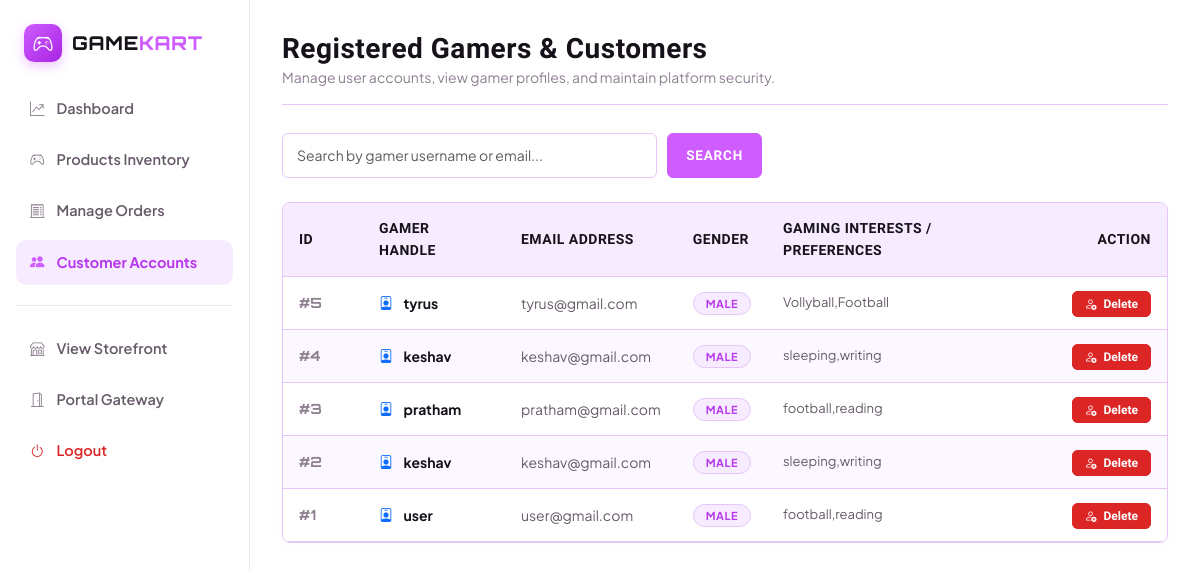
The page /users.php on the database its author committed.
### tables this page shows
CREATE TABLE IF NOT EXISTS `tbluser` (
  `userid` int(11) NOT NULL AUTO_INCREMENT,
  `username` varchar(50) NOT NULL,
  `password` varchar(50) NOT NULL,
  `email` varchar(50) NOT NULL,
  `gender` varchar(50) NOT NULL,
  `hobbies` varchar(50) NOT NULL,
  PRIMARY KEY (`userid`)
);

### users.php (the view, shortened to what this page needs)
<?php
include_once("conn.php");
$search = isset($_GET['txtsname']) ? trim(mysqli_real_escape_string($con, $_GET['txtsname'])) : '';
if (!empty($search)) {
    $res = mysqli_query($con, "SELECT * FROM tbluser WHERE username LIKE '%$search%' OR email LIKE '%$search%' ORDER BY userid DESC");
} else {
    $res = mysqli_query($con, "SELECT * FROM tbluser ORDER BY userid DESC");
}
?>
<!DOCTYPE html>
<html lang="en">
<head>
    <?php include("topscript.php"); ?>
</head>
<body>
<div class="admin-layout">
    <aside class="admin-sidebar" style="width: 250px; background: #FFFFFF; border-right: 1px solid #F0E6F6; padding: 24px 16px;">
        <div>
            <a href="dashboard.php" class="sidebar-brand-wrap" style="display: flex; align-items: center; gap: 10px; padding: 0 8px 24px; text-decoration: none;">
                <div class="brand-logo-icon" style="width: 38px; height: 38px; border-radius: 10px; background: linear-gradient(135deg, #CE5CFF 0%, #A824E3 100%); display: flex; align-items: center; justify-content: center; color: #FFFFFF; font-size: 20px; box-shadow: 0 4px 12px rgba(206, 92, 255, 0.35);">
                    <i class="bi bi-controller"></i>
                </div>
                <div class="brand-text" style="font-family: var(--font-logo); font-size: 19px; font-weight: 800; letter-spacing: 0.8px; color: #17121A;">
                    GAME<span style="color: #CE5CFF;">KART</span>
                </div>
            </a>
            <ul class="admin-nav-list" style="list-style: none; padding: 0; margin: 0; display: flex; flex-direction: column; gap: 6px;">
                <li><a href="dashboard.php" class="sidebar-item" style="display: flex; align-items: center; gap: 12px; padding: 11px 14px; border-radius: 10px; font-size: 14.5px; font-weight: 600; color: #665A68; text-decoration: none;"><i class="bi bi-graph-up-arrow" style="color: #8E7F91;"></i> <span>Dashboard</span></a></li>
                <li><a href="products.php" class="sidebar-item" style="display: flex; align-items: center; gap: 12px; padding: 11px 14px; border-radius: 10px; font-size: 14.5px; font-weight: 600; color: #665A68; text-decoration: none;"><i class="bi bi-controller" style="color: #8E7F91;"></i> <span>Products Inventory</span></a></li>
                <li><a href="aorder.php" class="sidebar-item" style="display: flex; align-items: center; gap: 12px; padding: 11px 14px; border-radius: 10px; font-size: 14.5px; font-weight: 600; color: #665A68; text-decoration: none;"><i class="bi bi-receipt-cutoff" style="color: #8E7F91;"></i> <span>Manage Orders</span></a></li>
                <li><a href="users.php" class="sidebar-item active" style="display: flex; align-items: center; gap: 12px; padding: 11px 14px; border-radius: 10px; font-size: 14.5px; font-weight: 700; background: #F6EBFF; color: #B838EE; text-decoration: none;"><i class="bi bi-people-fill" style="color: #CE5CFF;"></i> <span>Customer Accounts</span></a></li>
                <div style="height: 1px; background: #F0E6F6; margin: 14px 0;"></div>
                <li><a href="chome.php" target="_blank" class="sidebar-item" style="display: flex; align-items: center; gap: 12px; padding: 11px 14px; border-radius: 10px; font-size: 14.5px; font-weight: 600; color: #665A68; text-decoration: none;"><i class="bi bi-shop" style="color: #8E7F91;"></i> <span>View Storefront</span></a></li>
                <li><a href="index.php" class="sidebar-item" style="display: flex; align-items: center; gap: 12px; padding: 11px 14px; border-radius: 10px; font-size: 14.5px; font-weight: 600; color: #665A68; text-decoration: none;"><i class="bi bi-door-open" style="color: #8E7F91;"></i> <span>Portal Gateway</span></a></li>
                <li><a href="logout.php" class="sidebar-item" style="display: flex; align-items: center; gap: 12px; padding: 11px 14px; border-radius: 10px; font-size: 14.5px; font-weight: 600; color: #DC2626; text-decoration: none;"><i class="bi bi-power" style="color: #DC2626;"></i> <span>Logout</span></a></li>
            </ul>
        </div>
    </aside>
    <main class="admin-main">
        <div class="admin-header">
            <div>
                <h1 style="font-size: 28px; margin: 0;">Registered Gamers & Customers</h1>
                <p style="color: var(--theme-muted); margin: 0; font-size: 14px;">Manage user accounts, view gamer profiles, and maintain platform security.</p>
            </div>
        </div>
        <div style="margin-bottom: 24px; max-width: 480px;">
            <form method="get" action="users.php" style="display: flex; gap: 10px;">
                <input type="text" name="txtsname" class="form-control" placeholder="Search by gamer username or email..." value="<?php echo htmlspecialchars($search); ?>">
                <button type="submit" class="btn-primary" style="padding: 0 18px; font-size: 13.5px;">
                    Search
                </button>
            </form>
        </div>
        <div class="table-container">
            <table class="gamekart-table">
                <thead>
                    <tr>
                        <th style="width: 80px;">ID</th>
                        <th>Gamer Handle</th>
                        <th>Email Address</th>
                        <th>Gender</th>
                        <th>Gaming Interests / Preferences</th>
                        <th style="text-align: right; width: 120px;">Action</th>
                    </tr>
                </thead>
                <tbody>
                    <?php if ($res && mysqli_num_rows($res) > 0): ?>
                        <?php while ($u = mysqli_fetch_assoc($res)): ?>
                            <tr>
                                <td style="font-family: var(--font-logo); font-weight: 700; color: var(--theme-muted);">
                                    #<?php echo $u['userid']; ?>
                                </td>
                                <td style="font-weight: 700; color: var(--theme-ink);">
                                    <i class="bi bi-person-badge text-primary me-2"></i>
                                    <?php echo htmlspecialchars($u['username']); ?>
                                </td>
                                <td>
                                    <?php echo htmlspecialchars($u['email']); ?>
                                </td>
                                <td>
                                    <span class="badge badge-purple" style="font-size: 11px;">
                                        <?php echo htmlspecialchars($u['gender']); ?>
                                    </span>
                                </td>
                                <td style="font-size: 13px; color: var(--theme-text);">
                                    <?php echo htmlspecialchars($u['hobbies'] ?? 'Gaming Gear'); ?>
                                </td>
                                <td style="text-align: right;">
                                    <a href="users.php?deleteid=<?php echo $u['userid']; ?>" class="btn-danger" style="padding: 5px 12px; font-size: 12px;" onclick="return confirm('Permanently delete gamer account <?php echo htmlspecialchars($u['username']); ?>?');">
                                        <i class="bi bi-person-x me-1"></i> Delete
                                    </a>
                                </td>
                            </tr>
                        <?php endwhile; ?>
                    <?php endif; ?>
                </tbody>
            </table>
        </div>
    </main>
</div>
</body>
</html>

### topscript.php (style rules this page uses)
:root { --theme-primary: #CE5CFF; --theme-primary-dark: #B838EE; --theme-primary-rgb: 206, 92, 255; --theme-secondary: #CE5CFF; --theme-accent: #CE5CFF; --theme-light-pink: #F6EBFF; --theme-bg: #FFFFFF; --theme-bg-start: #FFFFFF; --theme-surface: #FCF8FF; --theme-surface-soft: #F6EBFF; --theme-surface-elevated: #FCF8FF; --theme-ink: #17121A; --theme-text: #665A68; --theme-muted: #8E7F91; --theme-white: #FFFFFF; --theme-border: #E5C7F7; --theme-border-accent: #CE5CFF; --theme-danger: #DC2626; --theme-danger-bg: rgba(220, 38, 38, 0.08); --theme-success: #16A34A; --theme-warning: #D97706; --theme-sidebar: #FCF8FF; --theme-sidebar-dark: #FFFFFF; --theme-sidebar-text: #17121A; --theme-sidebar-muted: #665A68; --theme-table-header: #F6EBFF; --theme-footer: #FCF8FF; --theme-footer-text: #665A68; --font-display: "Rajdhani", "Space Grotesk", sans-serif; --font-logo: "Orbitron", sans-serif; --font-body: "Plus Jakarta Sans", -apple-system, BlinkMacSystemFont, "Segoe UI", Roboto, sans-serif; }
* { box-sizing: border-box; }
body { margin: 0; padding: 0; font-family: var(--font-body); background: var(--theme-bg); color: var(--theme-ink); line-height: 1.6; -webkit-font-smoothing: antialiased; }
a { color: var(--theme-primary-dark); text-decoration: none; transition: all 0.2s ease; }
h1, h2, h3, h4, h5, h6, .section-title, .brand-title, .card-title { font-family: var(--font-display); font-weight: 700; letter-spacing: 0.5px; color: var(--theme-ink); margin-top: 0; }
.btn-primary, .btn-theme { display: inline-flex; align-items: center; justify-content: center; gap: 8px; background: var(--theme-primary) !important; color: #FFFFFF !important; border: 1px solid var(--theme-primary) !important; padding: 10px 22px; font-family: var(--font-display); font-size: 15px; font-weight: 700; letter-spacing: 0.8px; text-transform: uppercase; border-radius: 6px; cursor: pointer; text-decoration: none; transition: all 0.2s ease; }
.btn-danger { background: var(--theme-danger) !important; color: #FFFFFF !important; border: 1px solid var(--theme-danger) !important; padding: 8px 16px; border-radius: 6px; font-weight: 600; cursor: pointer; text-decoration: none; font-family: var(--font-display); }
.badge { display: inline-block; padding: 5px 12px; font-size: 12px; font-weight: 700; border-radius: 20px; text-transform: uppercase; letter-spacing: 0.5px; }
.badge-purple { background: var(--theme-surface-soft); color: var(--theme-primary-dark); border: 1px solid var(--theme-border); }
.form-control, select.form-select { width: 100%; padding: 11px 14px; border: 1px solid var(--theme-border); border-radius: 6px; background: #FFFFFF; color: var(--theme-ink); font-size: 14px; outline: none; transition: border-color 0.2s ease; }
.table-container { width: 100%; overflow-x: auto; border: 1px solid var(--theme-border); border-radius: 8px; background: #FFFFFF; box-shadow: 0 2px 10px rgba(206, 92, 255, 0.04); }
.gamekart-table { width: 100%; border-collapse: collapse; text-align: left; }
.gamekart-table th { background: var(--theme-table-header); color: var(--theme-ink); font-family: var(--font-display); font-size: 14px; font-weight: 700; padding: 14px 16px; border-bottom: 1px solid var(--theme-border); text-transform: uppercase; letter-spacing: 0.5px; }
.gamekart-table td { padding: 14px 16px; border-bottom: 1px solid var(--theme-border); font-size: 14px; color: var(--theme-text); vertical-align: middle; }
.gamekart-table tr:nth-child(even) { background: #FCF8FF; }
.admin-layout { display: flex; min-height: 100vh; background: #FFFFFF; }
.admin-sidebar { width: 260px; background: var(--theme-surface); border-right: 1px solid var(--theme-border); display: flex; flex-direction: column; flex-shrink: 0; position: sticky; top: 0; height: 100vh; }
.admin-main { flex-grow: 1; padding: 32px; background: #FFFFFF; overflow-y: auto; }
.admin-header { display: flex; align-items: center; justify-content: space-between; margin-bottom: 28px; padding-bottom: 16px; border-bottom: 1px solid var(--theme-border); }

### rows shown on the page
tbluser: userid "5", username "tyrus", email "tyrus@gmail.com", gender "MALE", hobbies "Vollyball,Football"
tbluser: userid "4", username "keshav", email "keshav@gmail.com", gender "MALE", hobbies "sleeping,writing"
tbluser: userid "3", username "pratham", email "pratham@gmail.com", gender "MALE", hobbies "football,reading"
tbluser: userid "2", username "keshav", email "keshav@gmail.com", gender "MALE", hobbies "sleeping,writing"
tbluser: userid "1", username "user", email "user@gmail.com", gender "MALE", hobbies "football,reading"
